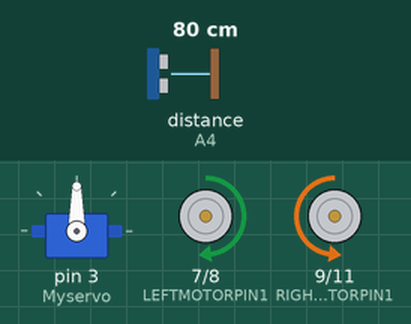
This sketch was run on a simulated Arduino Uno, built with avr-gcc and run on an emulated ATmega328P. Shown: servo, motor-driver pin pairs drawn as motors (green arrow = first pin HIGH = forward, orange = second pin HIGH = backward, longer = more drive, scaled by the enable pin). Wiring (inferred from the names in the program): ultrasonic range finder: trigger A5; echo A4. Inputs (shaded band) come from the test bench; at power-on: distance to the obstacle (sensor on A4) 80 cm. The echo pulse lasts 58.3 µs per cm.

Above: at 1.8 s.
1.9 s: distance to the obstacle (sensor on A4) set to 44 cm
3.4 s: distance to the obstacle (sensor on A4) set to 37 cm
At 4.3 s:
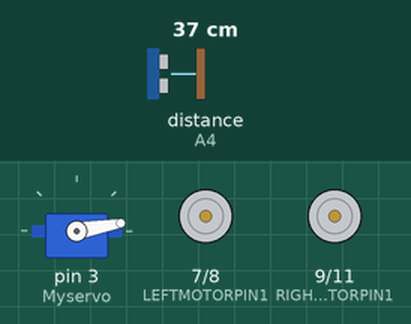
6.5 s: distance to the obstacle (sensor on A4) set to 2 cm
At 9.4 s:
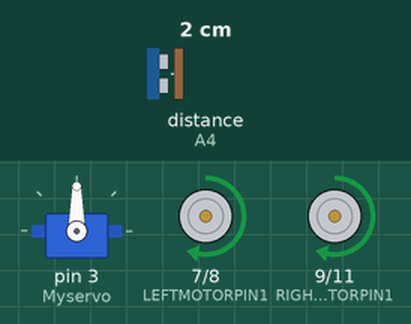
9.6 s: distance to the obstacle (sensor on A4) set to 60 cm
At 11.2 s:
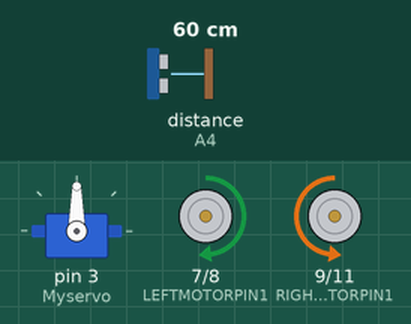
Timing chart, 0 to 12.3 s (numbered marks = the images above; inputs shaded):
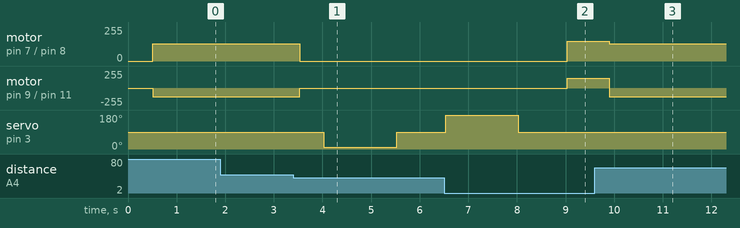

The sketch:

Auto_Ultrasonic_Robot_Car.ino
```cpp
/***********************************************************************
  CSCI 4287 Final Project
  Name: Amanuel Chukala
  Intructor: Dr. Salim Lakhani
  Description: The robot car software is based on mainly: DC motor,
  Servo motor, Bluetooth module, and Ultrasonic sensor module.
  The software has the following features:
    => Maneuver the car in any of the four directions: forward,
       backward, right and left
    => Lets the car drive itself by avoiding obstacle/s
    => The ability to control the car using bluetooth
***********************************************************************/

#include <Servo.h>

// define global variables
int pos;
Servo Myservo;
const int trigPin = A5; // a variable for trigger pin
const int echoPin = A4; // a variable for echo pin

float rightDistance = 0.0, leftDistance = 0.0, frontDistance = 0.0;

// define constants
#define LEFTMOTORPIN1 7 // pin for IN1
#define LEFTMOTORPIN2 8 // pin for IN2
#define RIGHTMOTORPIN1 9 // pin for IN3
#define RIGHTMOTORPIN2 11 // pin for IN4
#define ENA 5 // controls the speed of left motor
#define ENB 6 // controls the speed of right motor

// define the routines
void driveForward()
{
  // setup the speed of the car
  analogWrite(ENA, 130);
  analogWrite(ENB, 130);

  digitalWrite(LEFTMOTORPIN1, HIGH);
  digitalWrite(LEFTMOTORPIN2, LOW);
  digitalWrite(RIGHTMOTORPIN1, LOW);
  digitalWrite(RIGHTMOTORPIN2, HIGH);

}
void driveBackward()
{
  // setup the speed of the car
  analogWrite(ENA, 130);
  analogWrite(ENB, 130);
  digitalWrite(LEFTMOTORPIN1, LOW);
  digitalWrite(LEFTMOTORPIN2, HIGH);
  digitalWrite(RIGHTMOTORPIN1, HIGH);
  digitalWrite(RIGHTMOTORPIN2, LOW);
}
void driveRight()
{
  // setup the speed of the car
  analogWrite(ENA, 150);
  analogWrite(ENB, 150);
  digitalWrite(LEFTMOTORPIN1, HIGH);
  digitalWrite(LEFTMOTORPIN2, LOW);
  digitalWrite(RIGHTMOTORPIN1, HIGH);
  digitalWrite(RIGHTMOTORPIN2, LOW);
}
void driveLeft()
{
  // setup the speed of the car
  analogWrite(ENA, 150);
  analogWrite(ENB, 150);
  digitalWrite(LEFTMOTORPIN1, LOW);
  digitalWrite(LEFTMOTORPIN2, HIGH);
  digitalWrite(RIGHTMOTORPIN1, LOW);
  digitalWrite(RIGHTMOTORPIN2, HIGH);
}

void setup()
{
  // setup the pins mode
  Serial.begin(9600);
  pinMode(LEFTMOTORPIN1, OUTPUT);
  pinMode(LEFTMOTORPIN2, OUTPUT);
  pinMode(RIGHTMOTORPIN1, OUTPUT);
  pinMode(RIGHTMOTORPIN2, OUTPUT);
  pinMode(ENA, OUTPUT);
  pinMode(ENB, OUTPUT);
  stopDriving();

  // set the signal pin of servo motor to arduino pin
  Myservo.attach(3, 700, 2400); // attached to pin=3, min-angle=700 and max-angle=2400

  // set up the ultrasonic sensor
  pinMode(trigPin, OUTPUT);
  pinMode(echoPin, INPUT);
}

void stopDriving()
{
  digitalWrite(ENA, LOW);
  digitalWrite(ENB, LOW);
}

int lookForObstacle()
{
  float duration, distance; // variables for holding the length of sound wave and how far away the object is
  // set the trigger pin to low for 2 microseconds at first
  digitalWrite(trigPin, LOW);
  delayMicroseconds(2);

  // set the trigger pin to high for 10 microseconds which will send out 8 cycle sonic burst
  digitalWrite(trigPin, HIGH);
  delayMicroseconds(10);

  // set the trigger pin to low to start receiving the bounced wave
  digitalWrite(trigPin, LOW);

  duration = pulseIn(echoPin, HIGH); // read for how long the echo pin has stayed high

  distance = (duration * 0.0343) / 2; // speed of sound in centimeters per microseconds is .0343 multiplied by duration will give us the total distance but we divide by 2 since it's back and forth

  return distance;
}

void loop() {
  //  if (Serial.available())
  //  {
  //    char getstr = Serial.read();
  //    switch (getstr) {
  //      case 'f': driveForward(); break;
  //      case 'b': driveBackward();   break;
  //      case 'l': driveLeft();   break;
  //      case 'r': driveRight();  break;
  //      case 's': stopDriving();   break;
  //      default:  break;
  //    }
  //  }

  Myservo.write(90);  //setservo position according to scaled value
  delay(500);
  // get distance of any object, if any,
  frontDistance = lookForObstacle();

  if (frontDistance <= 40)
  {
    stopDriving();
    delay(500);
    Myservo.write(10);
    delay(1000);
    rightDistance = lookForObstacle();

    delay(500);
    Myservo.write(90);
    delay(1000);
    Myservo.write(180);
    delay(1000);
    leftDistance = lookForObstacle();

    delay(500);
    Myservo.write(90);
    delay(1000);
    if (rightDistance > leftDistance) {
      driveRight();
      delay(360);
    }
    else if (rightDistance < leftDistance) {
      driveLeft();
      delay(360);
    }
    else if ((rightDistance <= 40) || (leftDistance <= 40)) {
      driveBackward();
      delay(180);
    }
    else {
      driveForward();
    }
  }
  else {
    driveForward();
  }
}
```

Measured:
- the behaviour switches between 42 and 41 cm on distance to the obstacle (sensor on A4) (found by bisection; images 0 and 1)
- after the input at 1.9 s, every drawn part: stays the same
- after the input at 3.4 s, motor on pin 7 (LEFTMOTORPIN1) / pin 8 (LEFTMOTORPIN2): forward 130/255 → stopped after 0.13 s; motor on pin 9 (RIGHTMOTORPIN1) / pin 11 (RIGHTMOTORPIN2): backward 130/255 → stopped after 0.13 s; servo on pin 3 (Myservo): 90° → 10° after 0.63 s, → 90° 1.5 s later
- after the input at 6.5 s, motor on pin 7 (LEFTMOTORPIN1) / pin 8 (LEFTMOTORPIN2), motor on pin 9 (RIGHTMOTORPIN1) / pin 11 (RIGHTMOTORPIN2): stopped → forward 150/255 after 2.5 s
- after the input at 9.6 s, motor on pin 7 (LEFTMOTORPIN1) / pin 8 (LEFTMOTORPIN2): forward 150/255 → forward 130/255 after 0.30 s; motor on pin 9 (RIGHTMOTORPIN1) / pin 11 (RIGHTMOTORPIN2): forward 150/255 → backward 130/255 after 0.30 s; servo on pin 3 (Myservo): stays 90° (without the input it goes to 10° after 0.79 s)
